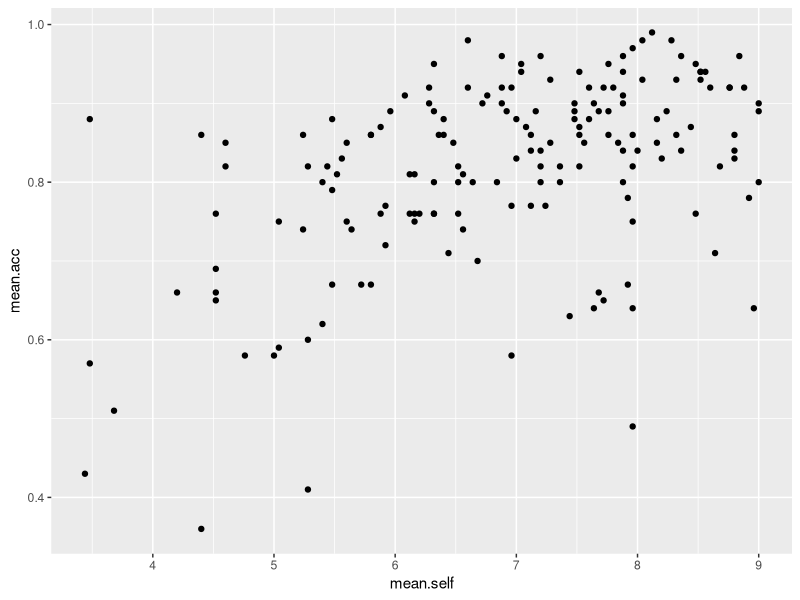
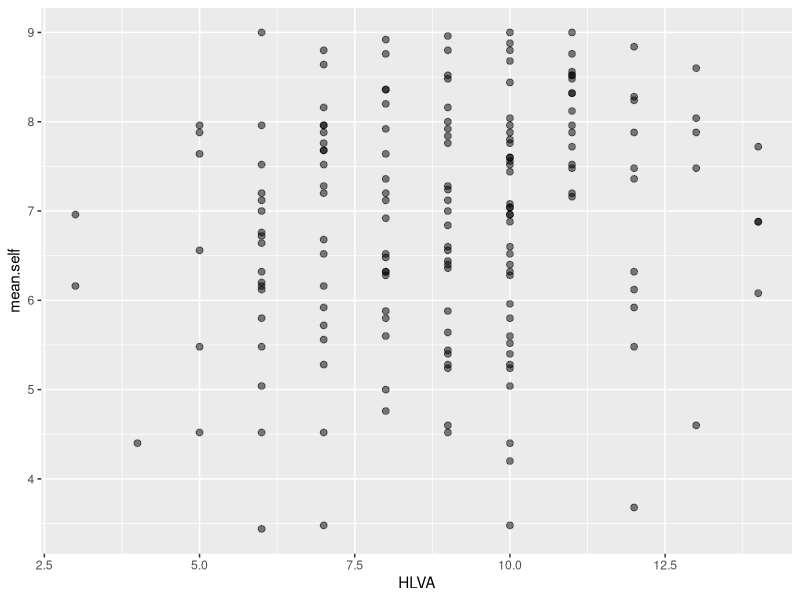
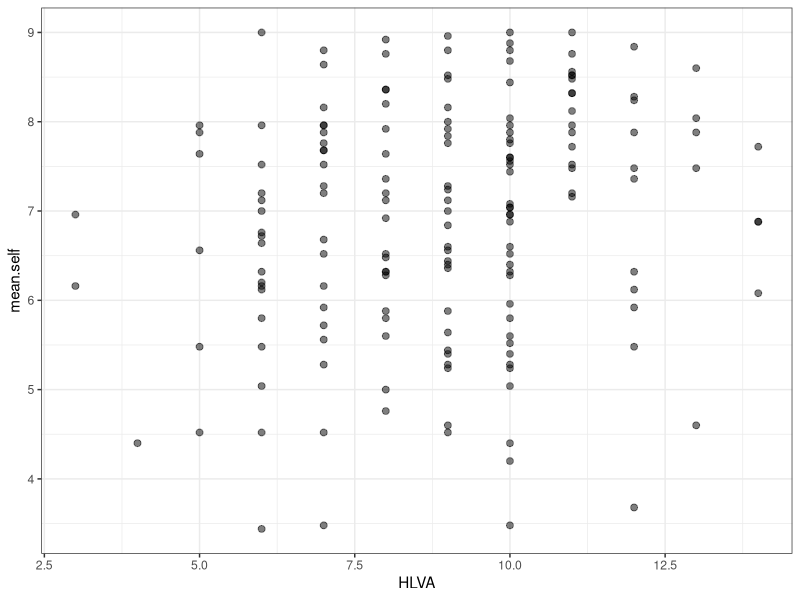
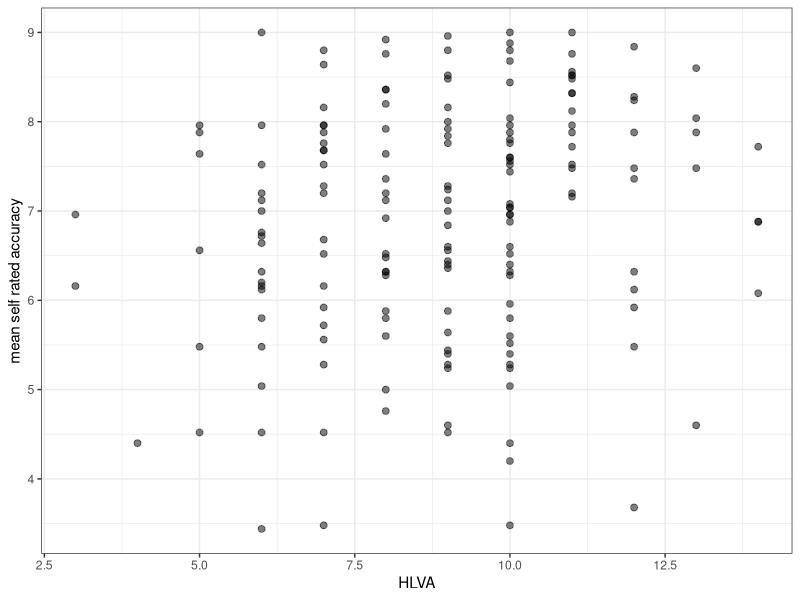
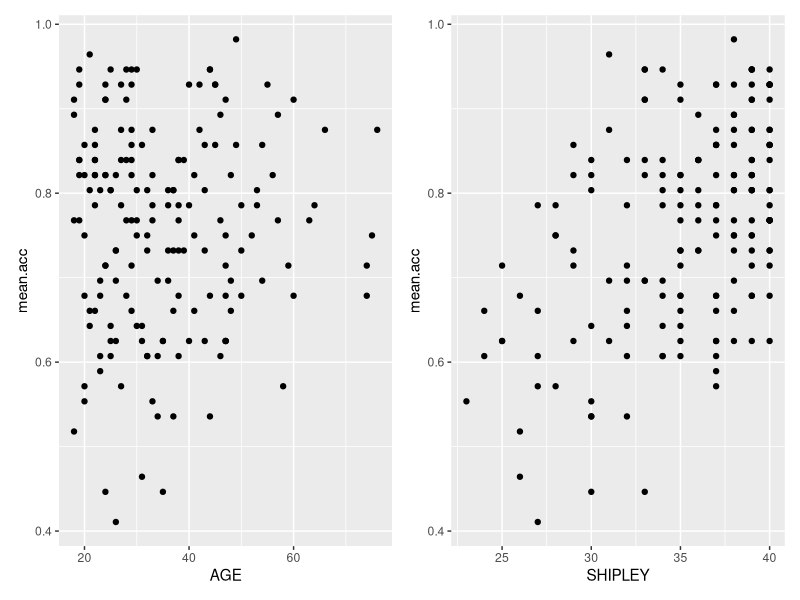
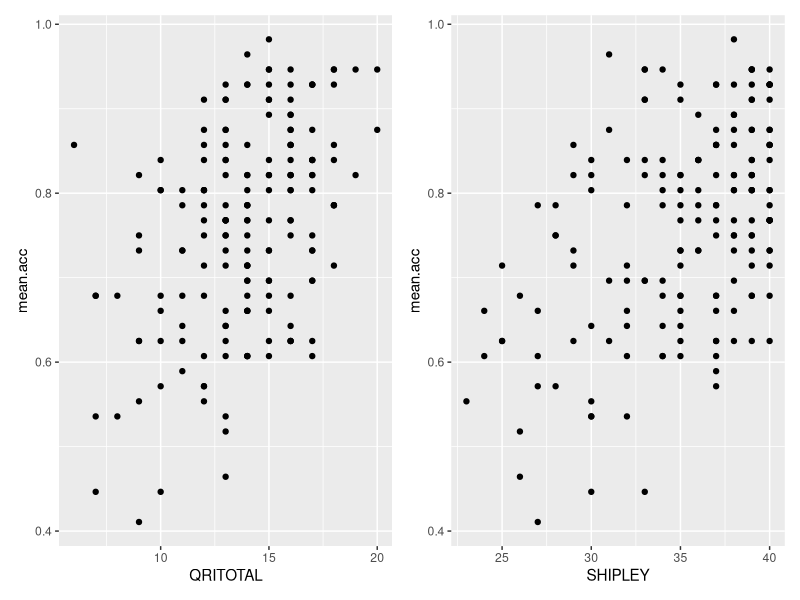

The R source for these figures, in order:
## ---- chunk 1
#| warning: false
#| echo: false
library(kableExtra)
library(patchwork)
library(tidyverse)
## ---- chunk 2
#| warning: false
#| echo: false
# -- code to read in the aggregated subject level data from the clearly-understood data set

# -- study one
study.one.gen <- read_csv("study-one-general-participants.csv")

# -- study two
study.two.gen <- read_csv("study-two-general-participants.csv")
## ---- chunk 3
#| warning: false
#| echo: false
kable(head(study.one.gen))
## ---- chunk 4
summary(study.one.gen)
## ---- chunk 5
ggplot(data = study.one.gen, aes(x = mean.self, y = mean.acc)) + 
    geom_point()
## ---- chunk 6
ggplot(data = study.one.gen, aes(x = HLVA, y = mean.self)) +
  geom_point(alpha = 0.5, size = 2) 
## ---- chunk 7
ggplot(data = study.one.gen, aes(x = HLVA, y = mean.self)) +
  geom_point(alpha = 0.5, size = 2)  +
  theme_bw()
## ---- chunk 8
ggplot(data = study.one.gen, aes(x = HLVA, y = mean.self)) +
  geom_point(alpha = 0.5, size = 2)  +
  theme_bw() +
  labs(x = "HLVA", y = "mean self rated accuracy")
## ---- chunk 9
cor.test(study.one.gen$mean.acc, study.one.gen$mean.self, method = "pearson",  alternative = "two.sided")
## ---- chunk 10
rm(list=ls())
## ---- chunk 11
library("tidyverse")
## ---- chunk 12
study.two.gen <- read_csv("study-two-general-participants.csv")
## ---- chunk 13
summary(study.two.gen)
## ---- chunk 14
cor.test(study.two.gen$mean.self, study.two.gen$mean.acc, method = "pearson",  alternative = "two.sided")
## ---- chunk 15
library(patchwork)
## ---- chunk 16
p.AGE <- ggplot(data = study.two.gen, aes(x = AGE, y = mean.acc)) +
  geom_point() 
#
p.SHIPLEY <- ggplot(data = study.two.gen, aes(x = SHIPLEY, y = mean.acc)) +
  geom_point()  
## ---- chunk 17
p.AGE  + p.SHIPLEY
## ---- chunk 18
p.QRITOTAL <- ggplot(data = study.two.gen, aes(x = QRITOTAL, y = mean.acc)) +
  geom_point()
#
p.SHIPLEY <- ggplot(data = study.two.gen, aes(x = SHIPLEY, y = mean.acc)) +
  geom_point()

# -- second put them together
p.QRITOTAL  + p.SHIPLEY
